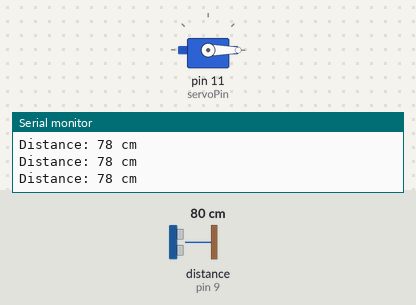
Bench run of a sketch on a simulated Arduino Uno, built with avr-gcc and run on an emulated ATmega328P. Parts: servo, the last lines printed to the serial monitor. Wiring (inferred from the names in the program): ultrasonic range finder: trigger pin 10; echo pin 9. The test bench sets the inputs (shaded band); at power-on: distance to the obstacle (sensor on pin 9) 80 cm. The echo pulse lasts 58.3 µs per cm.

Above: at 1.2 s.
1.3 s: distance to the obstacle (sensor on pin 9) set to 23 cm
2.8 s: distance to the obstacle (sensor on pin 9) set to 19 cm
At 3.7 s:
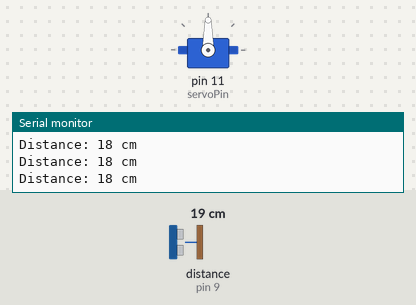
4.3 s: distance to the obstacle (sensor on pin 9) set to 35 cm
At 5.5 s:
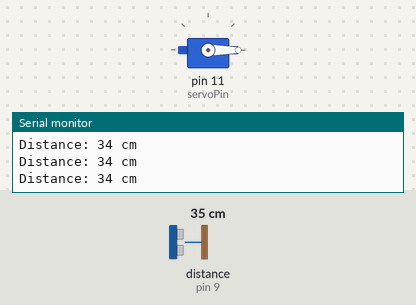
5.9 s: distance to the obstacle (sensor on pin 9) set to 2 cm
At 7.5 s:
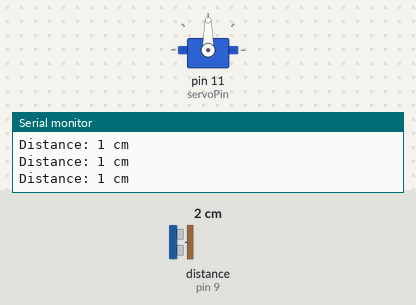
Timing chart, 0 to 8.5 s (numbered marks = the images above; inputs shaded):
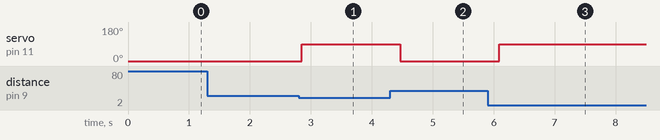

The sketch:

Project5.ino
```cpp
#include <Servo.h> // Include the Servo library to control the servo motor

// Define pin connections for the ultrasonic sensor
const int trigPin = 10;     // TRIG pin of HC-SR04 connected to digital pin 10
const int echoPin = 9;      // ECHO pin of HC-SR04 connected to digital pin 9
const int servoPin = 11;    // Servo signal wire connected to digital pin 11

const int distanceThreshold = 20; // Threshold distance in cm to detect hand presence

Servo myServo; // Create a Servo object

void setup() {
  Serial.begin(9600);           // Start the serial monitor for debugging
  pinMode(trigPin, OUTPUT);     // Set TRIG pin as output
  pinMode(echoPin, INPUT);      // Set ECHO pin as input
  myServo.attach(servoPin);     // Attach the servo to its pin
  myServo.write(0);             // Initialize the servo to 0 degrees
}

void loop() {
  long duration;   // Variable to store pulse duration
  int distance;    // Variable to store calculated distance

  // Trigger an ultrasonic pulse
  digitalWrite(trigPin, LOW);   // Ensure trigger pin is low
  delayMicroseconds(2);         // Short delay
  digitalWrite(trigPin, HIGH);  // Send a 10 microsecond pulse
  delayMicroseconds(10);
  digitalWrite(trigPin, LOW);   // Turn the trigger pin low again

  // Measure the time taken for the echo to return
  duration = pulseIn(echoPin, HIGH);

  // Convert duration to distance (cm)
  distance = duration * 0.034 / 2;

  // Print distance to Serial Monitor
  Serial.print("Distance: ");
  Serial.print(distance);
  Serial.println(" cm");

  // Check if hand is within threshold distance
  if (distance > 0 && distance < distanceThreshold) {
    myServo.write(90); // Move servo to 90° if hand is detected
  } else {
    myServo.write(0);  // Return servo to 0° if hand is not detected
  }

  delay(200); // Wait 200 milliseconds before next reading
}
```

Measured:
- the behaviour switches between 21 and 20 cm on distance to the obstacle (sensor on pin 9) (found by bisection; images 0 and 1)
- after the input at 2.8 s, servo on pin 11 (servoPin): 0° → 90° after 0.05 s
- after the input at 4.3 s, servo on pin 11 (servoPin): 90° → 0° after 0.17 s
- after the input at 5.9 s, servo on pin 11 (servoPin): 0° → 90° after 0.19 s
